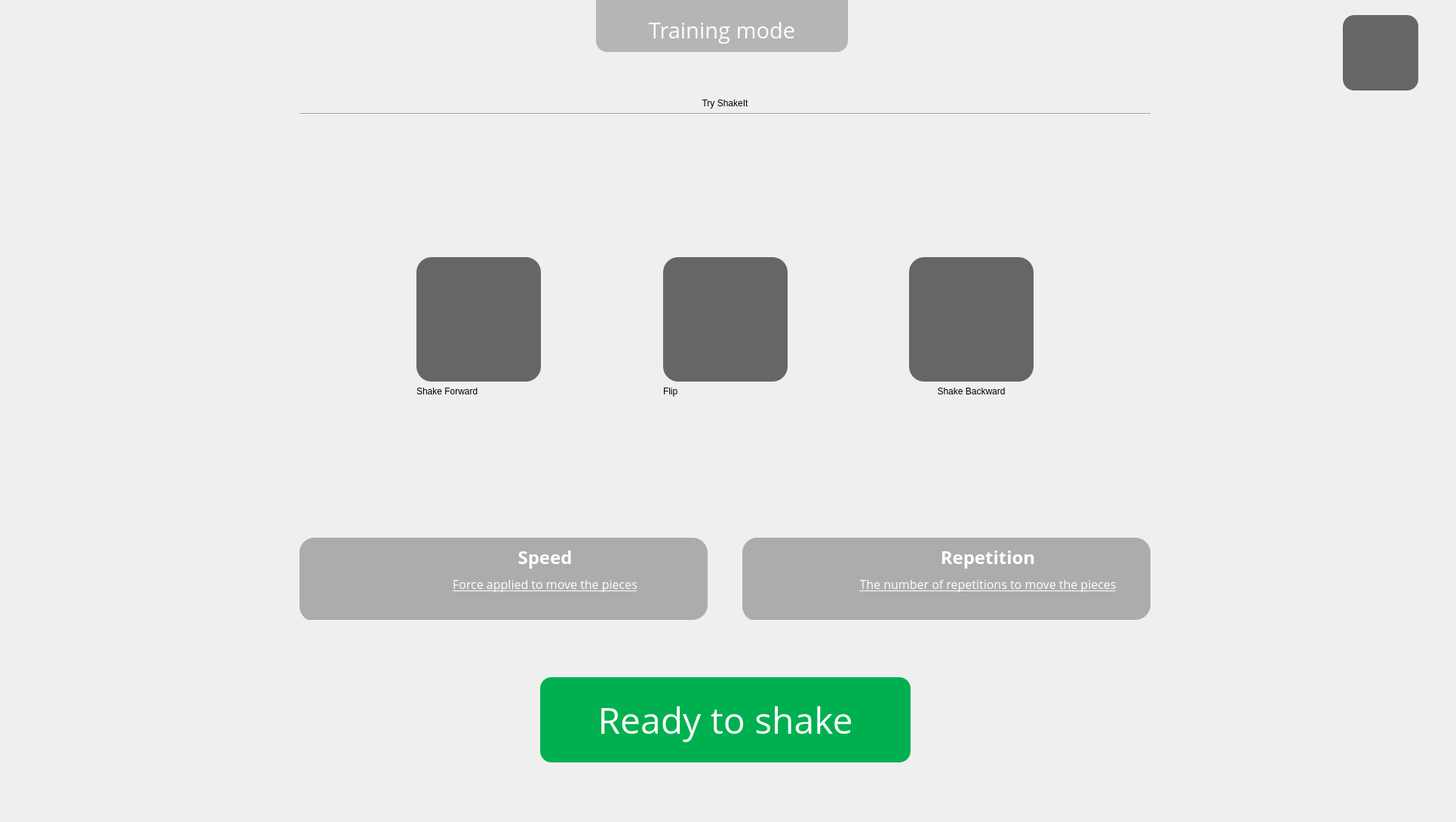
   <widget class="QWidget" name="page2try">
    <property name="styleSheet">
     <string notr="true"/>
    </property>
    <property name="class" stdset="0">
     <string>background</string>
    </property>
    <widget class="QWidget" name="horizontalLayoutWidget_4">
     <property name="geometry">
      <rect>
       <x>0</x>
       <y>130</y>
       <width>1921</width>
       <height>951</height>
      </rect>
     </property>
     <layout class="QHBoxLayout" name="horizontalLayout_8">
      <item>
       <spacer name="horizontalSpacer_11">
        <property name="orientation">
         <enum>Qt::Horizontal</enum>
        </property>
        <property name="sizeHint" stdset="0">
         <size>
          <width>40</width>
          <height>20</height>
         </size>
        </property>
       </spacer>
      </item>
      <item>
       <layout class="QVBoxLayout" name="verticalLayout_2">
        <item>
         <widget class="QLabel" name="label_19">
          <property name="styleSheet">
           <string notr="true">font: 48pt &quot;Open Sans&quot;;</string>
          </property>
          <property name="text">
           <string>Try ShakeIt</string>
          </property>
          <property name="alignment">
           <set>Qt::AlignCenter</set>
          </property>
         </widget>
        </item>
        <item>
         <widget class="Line" name="line">
          <property name="orientation">
           <enum>Qt::Horizontal</enum>
          </property>
         </widget>
        </item>
        <item>
         <spacer name="verticalSpacer_6">
          <property name="orientation">
           <enum>Qt::Vertical</enum>
          </property>
          <property name="sizeHint" stdset="0">
           <size>
            <width>20</width>
            <height>40</height>
           </size>
          </property>
         </spacer>
        </item>
        <item>
         <layout class="QHBoxLayout" name="horizontalLayout_10">
          <item>
           <spacer name="horizontalSpacer_18">
            <property name="orientation">
             <enum>Qt::Horizontal</enum>
            </property>
            <property name="sizeHint" stdset="0">
             <size>
              <width>40</width>
              <height>20</height>
             </size>
            </property>
           </spacer>
          </item>
          <item>
           <layout class="QVBoxLayout" name="verticalLayout_5">
            <item>
             <widget class="QPushButton" name="buttonforward">
              <property name="styleSheet">
               <string notr="true">background-color: rgb(102, 102, 102);
border-radius: 20px;

image: url(resources/forwardicon.png);
width: 125px;
height: 125px;
padding: 20px;</string>
              </property>
              <property name="text">
               <string/>
              </property>
             </widget>
            </item>
            <item>
             <widget class="QLabel" name="label_16">
              <property name="maximumSize">
               <size>
                <width>165</width>
                <height>16777215</height>
               </size>
              </property>
              <property name="styleSheet">
               <string notr="true">font: bold 18pt &quot;Open Sans&quot;;
qproperty-alignment: AlignCenter;</string>
              </property>
              <property name="text">
               <string>Shake Forward</string>
              </property>
              <property name="wordWrap">
               <bool>true</bool>
              </property>
             </widget>
            </item>
           </layout>
          </item>
          <item>
           <spacer name="horizontalSpacer_15">
            <property name="orientation">
             <enum>Qt::Horizontal</enum>
            </property>
            <property name="sizeHint" stdset="0">
             <size>
              <width>40</width>
              <height>20</height>
             </size>
            </property>
           </spacer>
          </item>
          <item>
           <layout class="QVBoxLayout" name="verticalLayout_4">
            <item>
             <widget class="QPushButton" name="buttonFlip">
              <property name="minimumSize">
               <size>
                <width>0</width>
                <height>0</height>
               </size>
              </property>
              <property name="styleSheet">
               <string notr="true">background-color: rgb(102, 102, 102);
border-radius: 20px;

image: url(resources/flipicon.png);
width: 125px;
height: 125px;
padding: 20px;</string>
              </property>
              <property name="text">
               <string/>
              </property>
             </widget>
            </item>
            <item>
             <widget class="QLabel" name="label_15">
              <property name="styleSheet">
               <string notr="true">font: bold 18pt &quot;Open Sans&quot;;
qproperty-alignment: AlignCenter;</string>
              </property>
              <property name="text">
               <string>Flip</string>
              </property>
             </widget>
            </item>
           </layout>
          </item>
          <item>
           <spacer name="horizontalSpacer_16">
            <property name="orientation">
             <enum>Qt::Horizontal</enum>
            </property>
            <property name="sizeHint" stdset="0">
             <size>
              <width>40</width>
              <height>20</height>
             </size>
            </property>
           </spacer>
          </item>
          <item>
           <layout class="QVBoxLayout" name="verticalLayout_3">
            <property name="sizeConstraint">
             <enum>QLayout::SetDefaultConstraint</enum>
            </property>
            <item>
             <widget class="QPushButton" name="buttonback">
              <property name="styleSheet">
               <string notr="true">background-color: rgb(102, 102, 102);
border-radius: 20px;

image: url(resources/backicon.png);
width: 125px;
height: 125px;
padding: 20px;</string>
              </property>
              <property name="text">
               <string/>
              </property>
             </widget>
            </item>
            <item>
             <widget class="QLabel" name="label_14">
              <property name="maximumSize">
               <size>
                <width>165</width>
                <height>16777215</height>
               </size>
              </property>
              <property name="styleSheet">
               <string notr="true">font: bold 18pt &quot;Open Sans&quot;;
qproperty-alignment: AlignCenter;</string>
              </property>
              <property name="text">
               <string>Shake Backward</string>
              </property>
              <property name="textFormat">
               <enum>Qt::AutoText</enum>
              </property>
              <property name="scaledContents">
               <bool>false</bool>
              </property>
              <property name="alignment">
               <set>Qt::AlignCenter</set>
              </property>
              <property name="wordWrap">
               <bool>true</bool>
              </property>
             </widget>
            </item>
           </layout>
          </item>
          <item>
           <spacer name="horizontalSpacer_17">
            <property name="orientation">
             <enum>Qt::Horizontal</enum>
            </property>
            <property name="sizeType">
             <enum>QSizePolicy::Expanding</enum>
            </property>
            <property name="sizeHint" stdset="0">
             <size>
              <width>40</width>
              <height>20</height>
             </size>
            </property>
           </spacer>
          </item>
         </layout>
        </item>
        <item>
         <spacer name="verticalSpacer_5">
          <property name="orientation">
           <enum>Qt::Vertical</enum>
          </property>
          <property name="sizeHint" stdset="0">
           <size>
            <width>20</width>
            <height>40</height>
           </size>
          </property>
         </spacer>
        </item>
        <item>
         <layout class="QHBoxLayout" name="horizontalLayout_9">
          <item>
           <widget class="QFrame" name="frame_3">
            <property name="minimumSize">
             <size>
              <width>541</width>
              <height>109</height>
             </size>
            </property>
            <property name="styleSheet">
             <string notr="true">background-color: rgb(172, 172, 172);
border-radius: 20px;</string>
            </property>
            <property name="frameShape">
             <enum>QFrame::StyledPanel</enum>
            </property>
            <property name="frameShadow">
             <enum>QFrame::Raised</enum>
            </property>
            <widget class="QLabel" name="label_8">
             <property name="geometry">
              <rect>
               <x>0</x>
               <y>0</y>
               <width>121</width>
               <height>111</height>
              </rect>
             </property>
             <property name="text">
              <string/>
             </property>
             <property name="pixmap">
              <pixmap>resources/speedicon.png</pixmap>
             </property>
             <property name="scaledContents">
              <bool>true</bool>
             </property>
            </widget>
            <widget class="QLabel" name="label_9">
             <property name="geometry">
              <rect>
               <x>120</x>
               <y>10</y>
               <width>411</width>
               <height>31</height>
              </rect>
             </property>
             <property name="font">
              <font>
               <family>Open Sans</family>
               <pointsize>18</pointsize>
               <weight>75</weight>
               <bold>true</bold>
              </font>
             </property>
             <property name="styleSheet">
              <string notr="true">color: rgb(255, 255, 255);</string>
             </property>
             <property name="text">
              <string>Speed</string>
             </property>
             <property name="alignment">
              <set>Qt::AlignCenter</set>
             </property>
            </widget>
            <widget class="QLabel" name="label_10">
             <property name="geometry">
              <rect>
               <x>120</x>
               <y>50</y>
               <width>411</width>
               <height>41</height>
              </rect>
             </property>
             <property name="font">
              <font>
               <family>Open Sans</family>
               <pointsize>12</pointsize>
               <weight>50</weight>
               <bold>false</bold>
               <underline>true</underline>
              </font>
             </property>
             <property name="styleSheet">
              <string notr="true">color: rgb(255, 255, 255);</string>
             </property>
             <property name="text">
              <string>Force applied to move the pieces</string>
             </property>
             <property name="alignment">
              <set>Qt::AlignHCenter|Qt::AlignTop</set>
             </property>
            </widget>
           </widget>
          </item>
          <item>
           <spacer name="horizontalSpacer_12">
            <property name="orientation">
             <enum>Qt::Horizontal</enum>
            </property>
            <property name="sizeHint" stdset="0">
             <size>
              <width>40</width>
              <height>20</height>
             </size>
            </property>
           </spacer>
          </item>
          <item>
           <widget class="QFrame" name="frame_4">
            <property name="minimumSize">
             <size>
              <width>541</width>
              <height>109</height>
             </size>
            </property>
            <property name="styleSheet">
             <string notr="true">background-color: rgb(172, 172, 172);
border-radius: 20px;</string>
            </property>
            <property name="frameShape">
             <enum>QFrame::StyledPanel</enum>
            </property>
            <property name="frameShadow">
             <enum>QFrame::Raised</enum>
            </property>
            <widget class="QLabel" name="label_11">
             <property name="geometry">
              <rect>
               <x>0</x>
               <y>0</y>
               <width>121</width>
               <height>111</height>
              </rect>
             </property>
             <property name="text">
              <string/>
             </property>
             <property name="pixmap">
              <pixmap>resources/repicon.png</pixmap>
             </property>
             <property name="scaledContents">
              <bool>true</bool>
             </property>
            </widget>
            <widget class="QLabel" name="label_12">
             <property name="geometry">
              <rect>
               <x>120</x>
               <y>10</y>
               <width>411</width>
               <height>31</height>
              </rect>
             </property>
             <property name="font">
              <font>
               <family>Open Sans</family>
               <pointsize>18</pointsize>
               <weight>75</weight>
               <bold>true</bold>
              </font>
             </property>
             <property name="styleSheet">
              <string notr="true">color: rgb(255, 255, 255);</string>
             </property>
             <property name="text">
              <string>Repetition</string>
             </property>
             <property name="alignment">
              <set>Qt::AlignCenter</set>
             </property>
            </widget>
            <widget class="QLabel" name="label_13">
             <property name="geometry">
              <rect>
               <x>120</x>
               <y>50</y>
               <width>411</width>
               <height>41</height>
              </rect>
             </property>
             <property name="font">
              <font>
               <family>Open Sans</family>
               <pointsize>12</pointsize>
               <weight>50</weight>
               <bold>false</bold>
               <underline>true</underline>
              </font>
             </property>
             <property name="styleSheet">
              <string notr="true">color: rgb(255, 255, 255);</string>
             </property>
             <property name="text">
              <string>The number of repetitions to move the pieces
</string>
             </property>
             <property name="alignment">
              <set>Qt::AlignHCenter|Qt::AlignTop</set>
             </property>
             <property name="wordWrap">
              <bool>true</bool>
             </property>
            </widget>
           </widget>
          </item>
         </layout>
        </item>
        <item>
         <layout class="QHBoxLayout" name="horizontalLayout_6">
          <item>
           <spacer name="horizontalSpacer_14">
            <property name="orientation">
             <enum>Qt::Horizontal</enum>
            </property>
            <property name="sizeHint" stdset="0">
             <size>
              <width>40</width>
              <height>20</height>
             </size>
            </property>
           </spacer>
          </item>
          <item>
           <widget class="QPushButton" name="buttonReady">
            <property name="minimumSize">
             <size>
              <width>491</width>
              <height>113</height>
             </size>
            </property>
            <property name="font">
             <font>
              <family>Open Sans</family>
              <pointsize>36</pointsize>
             </font>
            </property>
            <property name="styleSheet">
             <string notr="true">margin: 70 px;
height: 113px;
width: 491;
background-color: rgb(0, 176, 80);
color: rgb(255, 255, 255);
border-radius: 15px;</string>
            </property>
            <property name="text">
             <string>Ready to shake</string>
            </property>
           </widget>
          </item>
          <item>
           <spacer name="horizontalSpacer_13">
            <property name="orientation">
             <enum>Qt::Horizontal</enum>
            </property>
            <property name="sizeHint" stdset="0">
             <size>
              <width>40</width>
              <height>20</height>
             </size>
            </property>
           </spacer>
          </item>
         </layout>
        </item>
       </layout>
      </item>
      <item>
       <layout class="QVBoxLayout" name="verticalLayout_11">
        <item>
         <spacer name="horizontalSpacer_10">
          <property name="orientation">
           <enum>Qt::Horizontal</enum>
          </property>
          <property name="sizeHint" stdset="0">
           <size>
            <width>40</width>
            <height>20</height>
           </size>
          </property>
         </spacer>
        </item>
       </layout>
      </item>
     </layout>
    </widget>
    <widget class="QPushButton" name="buttonExit_3">
     <property name="geometry">
      <rect>
       <x>1780</x>
       <y>20</y>
       <width>100</width>
       <height>100</height>
      </rect>
     </property>
     <property name="minimumSize">
      <size>
       <width>100</width>
       <height>100</height>
      </size>
     </property>
     <property name="maximumSize">
      <size>
       <width>100</width>
       <height>100</height>
      </size>
     </property>
     <property name="styleSheet">
      <string notr="true">background-color: rgb(102, 102, 102);
border-radius: 15px;
image: url(&quot;resources/exiticon.png&quot;);</string>
     </property>
     <property name="text">
      <string/>
     </property>
    </widget>
    <widget class="QLabel" name="label_18">
     <property name="geometry">
      <rect>
       <x>790</x>
       <y>0</y>
       <width>334</width>
       <height>69</height>
      </rect>
     </property>
     <property name="font">
      <font>
       <family>Open Sans</family>
       <pointsize>22</pointsize>
      </font>
     </property>
     <property name="styleSheet">
      <string notr="true">QLabel {
	background-color: rgb(183, 180, 180);
	color: rgb(255, 255, 255);
	border-width: 5px;
	border-bottom-left-radius: 15px;
	border-bottom-right-radius: 15px;

	padding-left: 50px;
	padding-right: 50px;
	padding-top: 20 px;
	padding-bottom: 10px;
}</string>
     </property>
     <property name="text">
      <string>Training mode</string>
     </property>
     <property name="alignment">
      <set>Qt::AlignCenter</set>
     </property>
    </widget>
   </widget>
